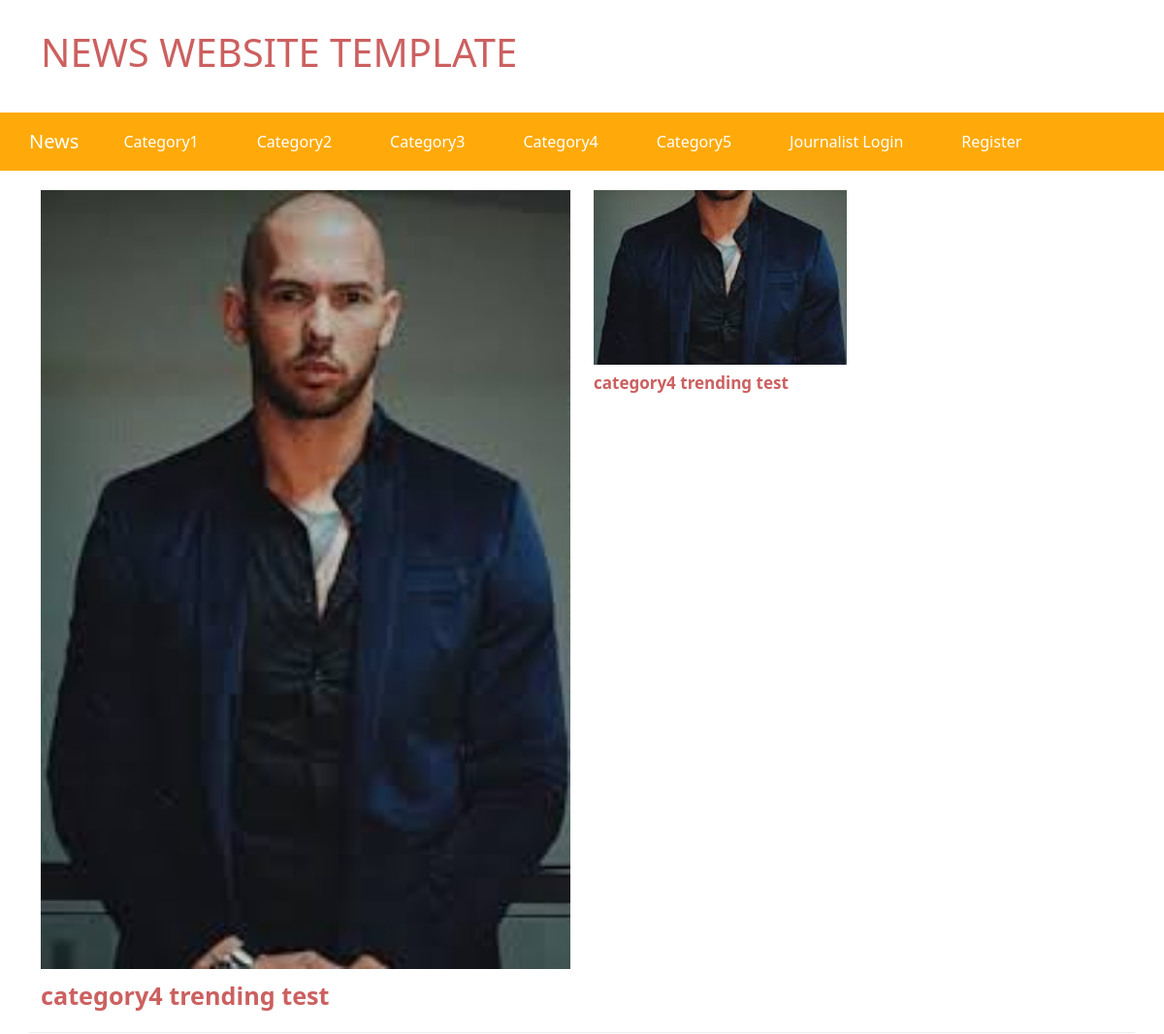
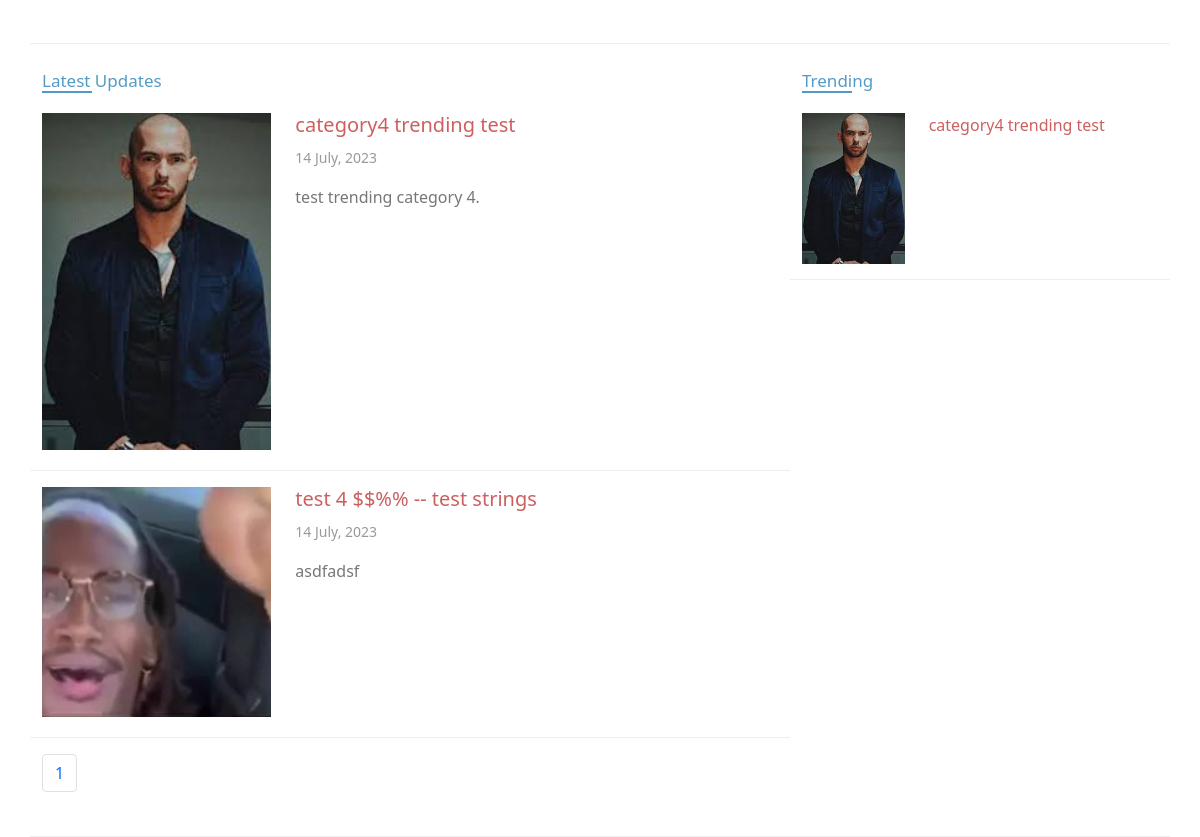
The page /category4/ on the database its author committed (2 pictures, top to bottom).
### news/models.py (models this page shows, shortened)
class ApprovedPost(models.Model):
    post = models.OneToOneField(
        Post, on_delete=models.CASCADE, null=True)
    time_posted = models.DateTimeField(auto_now_add=True)

class Post(models.Model):
    user = models.ForeignKey(User, on_delete=models.CASCADE)
    category = models.ForeignKey(
        Post_Category, on_delete=models.CASCADE)
    if_trending = models.BooleanField(default=False)
    title = models.CharField(max_length=300)
    image = models.ImageField(upload_to='media/')
    introduction = models.TextField(validators=[validate_introduction])
    details = models.TextField()
    admin_evaluation = models.BooleanField(default=False)
    class Meta:
        verbose_name_plural = 'Post'

### news/views.py (the view)
# urls.py: path('category4/', views.Category4, name='category4'),
def Category4(request):
    trending_posts_category4 = ApprovedPost.objects.select_related('post').filter(
        post__if_trending=True, post__category__title='Category4'
    ).order_by('-time_posted')[:5]
    all_posts_category4 = ApprovedPost.objects.select_related('post').filter(
        post__category__title='Category4'
    ).order_by('-time_posted')
    paginator = Paginator(all_posts_category4, 10)  # Show 10 posts per page
    page_number = request.GET.get('page')
    page_obj = paginator.get_page(page_number)
    context = {
        'trending_posts': trending_posts_category4,
        'page_obj': page_obj,
    }
    return render(request, 'news/category4.html', context)

### news/templates/news/category4.html (shortened to what this page needs)
{% extends 'news/layout.html' %} {% load static %}
{% block main_content %}
<div class="col-12 col-md-6">
	{% if trending_posts %}
	<img class="thumb mb-3" src="{{ trending_posts.0.post.image.url }}" />
	<h3>
		<a
			class="font-large"
			href="{% url 'news:post_details' post_id=trending_posts.0.post.id %}"
		>
			{{ trending_posts.0.post.title }}
		</a>
	</h3>
	{% endif %}
</div>
<div class="col-12 col-md-6">
	<div class="row">
		{% for post in trending_posts %}
		<div class="col-md-6 col-sm-12 col-xs-12 col-lg-6">
			<div class="image image-sm mb-1">
				<img class="thumb" src="{{ post.post.image.url }}" />
			</div>
			<h3 class="mb-4">
				<a href="{% url 'news:post_details' post_id=post.post.id %}">
					{{ post.post.title }}
				</a>
			</h3>
		</div>
		{% endfor %}
	</div>
</div>
{% endblock %}
{% block content_latest_updates_title %}
<span>Latest Updates</span>
{% endblock %} {% block content_latest_updates %} {% for post in page_obj %}
<div class="row mb-3 bb-1 pt-0">
	<div class="col-4">
		<img class="thumb" src="{{ post.post.image.url }}" />
	</div>
	<div class="col-8">
		<h5>
			<a href="{% url 'news:post_details' post_id=post.post.id %}">
				{{ post.post.title }}
			</a>
		</h5>
		<small>{{ post.time_posted|date:"d F, Y" }}</small>
		<p class="summary pt-3">{{ post.post.introduction }}</p>
	</div>
</div>
{% endfor %}
<nav aria-label="Page navigation example">
	<ul class="pagination">
		<li class="page-item">
			<span class="current-page page-link">{{ page_obj.number }}</span>
		</li>
	</ul>
</nav>
{% endblock %}
{% block trending_title %}
<span>Trending</span>
{% endblock %} {% block trending %} {% for post in trending_posts %}
<div class="row">
	<div class="col-4">
		<img class="thumb" src="{{ post.post.image.url }}" />
	</div>
	<div class="col-8">
		<a href="{% url 'news:post_details' post_id=post.post.id %}">
			{{ post.post.title }}
		</a>
	</div>
</div>
{% endfor %} {% endblock %}

### news/static/styles.css (style rules this page uses)
a { color: #cc6060; text-decoration: none; }
.thumb { width: 100%; }
.main-news h3 { line-height: 0.75; }
.main-news h3 a { font-size: 17px; text-decoration: none; font-weight: 600; }
.image { overflow: hidden; }
.image-sm { max-height: 180px; }
.image-sm img { height: 180px; }
.image img { object-fit: cover; }
.font-large { font-size: 0.9em!important; font-weight: 600!important; }
.section-title span { font-weight: 400; font-size: 17px; color: #519ac5fc; }
.section-title span:after { content: ''; position: absolute; background: #519ac5fc; width: 50px; height: 2px; left: 0; bottom: 0; }
.bb-1 { padding: 20px 0px; border-bottom: 1px solid #eee; }
small { color: #999; }
.summary { color: #777; }
.trending .row { padding-bottom: 15px; margin-bottom: 15px; border-bottom: 1px solid #eee; }

### rows shown on the page
ApprovedPost: post.image (picture), post.title "category4 trending test", post "category4 trending test", time_posted "14 July, 2023", post.introduction "test trending category 4."
ApprovedPost: post.image (picture), post "test 4 $$%% -- test strings", time_posted "14 July, 2023", post.introduction "asdfadsf"

### other values the page prints
{{ page_obj.number }} "1"
